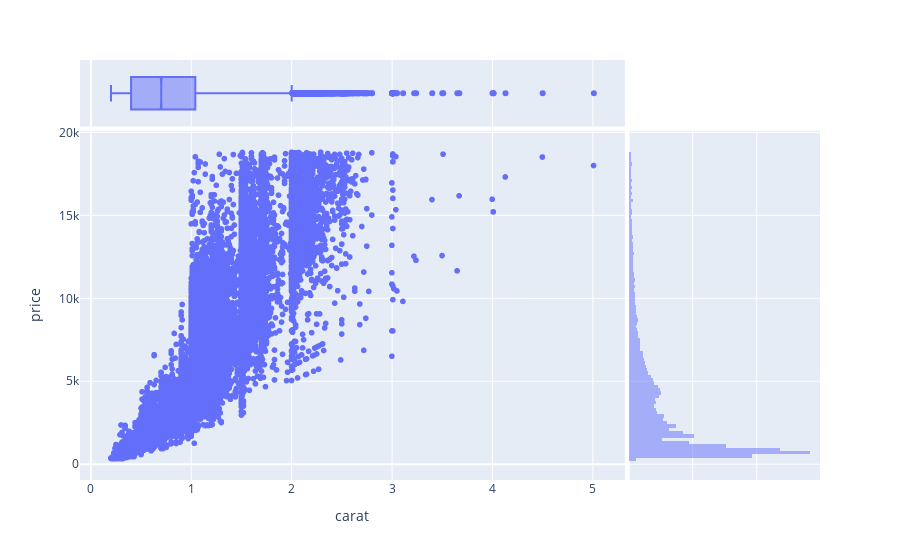

Write notebook code for a chart like this one.
### Code cell
# scatter plot with marginal histograms -> https://youtu.be/MqppsRq3EJQ?si=MdMB7ja9jxC184qg&t=14437

# so its like a jointgrid of seaborn, where marginal 
fig1 = px.scatter(diamonds, x="carat", y="price", marginal_x="box", marginal_y="histogram")
fig1.show()

### Figure 1 — Plotly figure (JSON) as saved in the notebook; plotly's stock layout.template omitted (floating-point values rounded to 4 significant figures; data arrays with more than 128 entries replaced by an {"elided": "..."} marker saying what was removed)
{"data": [{"hovertemplate": "carat=%{x}<br>price=%{y}<extra></extra>", "legendgroup": "", "marker": {"color": "#636efa", "symbol": "circle"}, "mode": "markers", "name": "", "showlegend": false, "type": "scattergl", "x": {"elided": "53940 float values"}, "xaxis": "x", "y": {"elided": "53940 int values"}, "yaxis": "y"}, {"hovertemplate": "carat=%{x}<extra></extra>", "legendgroup": "", "marker": {"color": "#636efa", "symbol": "circle"}, "name": "", "notched": true, "showlegend": false, "type": "box", "x": {"elided": "53940 float values"}, "xaxis": "x3", "yaxis": "y3"}, {"bingroup": "y", "hovertemplate": "price=%{y}<br>count=%{x}<extra></extra>", "legendgroup": "", "marker": {"color": "#636efa"}, "name": "", "opacity": 0.5, "showlegend": false, "type": "histogram", "xaxis": "x2", "y": {"elided": "53940 int values"}, "yaxis": "y2"}], "layout": {"barmode": "overlay", "legend": {"tracegroupgap": 0}, "margin": {"t": 60}, "xaxis": {"anchor": "y", "domain": [0, 0.7363], "title": {"text": "carat"}}, "xaxis2": {"anchor": "y2", "domain": [0.7413, 1], "matches": "x2", "showgrid": true, "showline": false, "showticklabels": false, "ticks": ""}, "xaxis3": {"anchor": "y3", "domain": [0, 0.7363], "matches": "x", "showgrid": true, "showticklabels": false}, "xaxis4": {"anchor": "y4", "domain": [0.7413, 1], "matches": "x2", "showgrid": true, "showline": false, "showticklabels": false, "ticks": ""}, "yaxis": {"anchor": "x", "domain": [0, 0.8316], "title": {"text": "price"}}, "yaxis2": {"anchor": "x2", "domain": [0, 0.8316], "matches": "y", "showgrid": true, "showticklabels": false}, "yaxis3": {"anchor": "x3", "domain": [0.8416, 1], "matches": "y3", "showgrid": false, "showline": false, "showticklabels": false, "ticks": ""}, "yaxis4": {"anchor": "x4", "domain": [0.8416, 1], "matches": "y3", "showgrid": true, "showline": false, "showticklabels": false, "ticks": ""}}}
